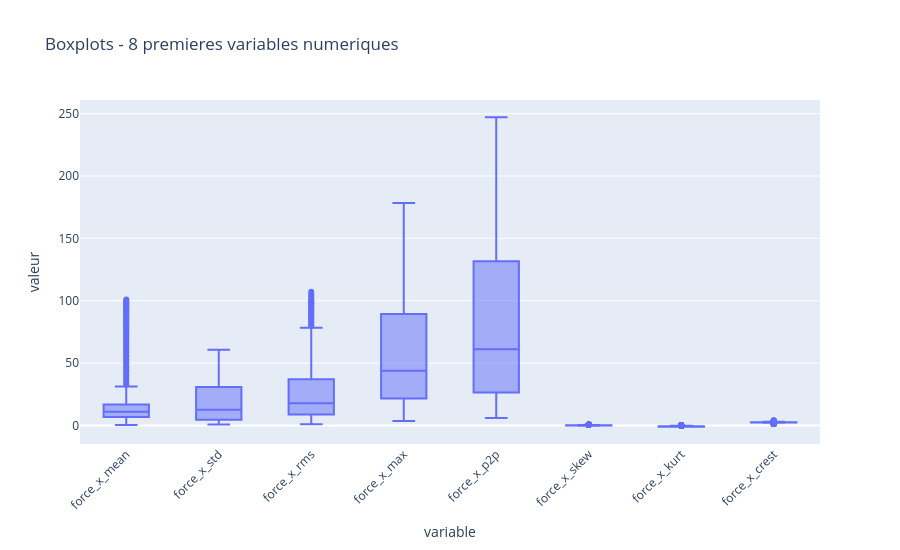

The notebook cell saved with this chart:
### Code cell
# Boxplots pour detecter rapidement les valeurs extremement atypiques
box_cols = num_cols[:8]
if len(box_cols) == 0:
    print('Aucune colonne numerique disponible.')
else:
    df_box = df[box_cols].melt(var_name='variable', value_name='valeur')
    fig_box = px.box(
        df_box,
        x='variable',
        y='valeur',
        points='outliers',
        title='Boxplots - 8 premieres variables numeriques'
    )
    fig_box.update_layout(xaxis_tickangle=-45, height=550)
    fig_box.show()

### Figure 1 — Plotly figure (JSON) as saved in the notebook; plotly's stock layout.template omitted (floating-point values rounded to 4 significant figures; data arrays with more than 128 entries replaced by an {"elided": "..."} marker saying what was removed)
{"data": [{"alignmentgroup": "True", "boxpoints": "outliers", "hovertemplate": "variable=%{x}<br>valeur=%{y}<extra></extra>", "legendgroup": "", "marker": {"color": "#636efa"}, "name": "", "notched": false, "offsetgroup": "", "orientation": "v", "showlegend": false, "type": "box", "x": {"elided": "16088 str values"}, "x0": " ", "xaxis": "x", "y": {"elided": "16088 float values"}, "y0": " ", "yaxis": "y"}], "layout": {"boxmode": "group", "height": 550, "legend": {"tracegroupgap": 0}, "title": {"text": "Boxplots - 8 premieres variables numeriques"}, "xaxis": {"anchor": "y", "domain": [0, 1], "tickangle": -45, "title": {"text": "variable"}}, "yaxis": {"anchor": "x", "domain": [0, 1], "title": {"text": "valeur"}}}}
